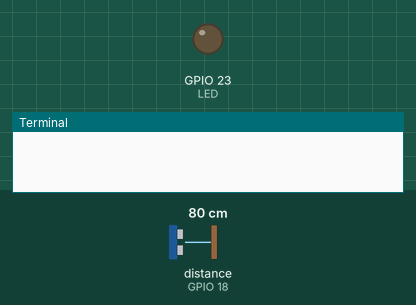
The program below on a simulated Raspberry Pi (BCM pin numbers). Shown: output pins drawn as LEDs (lit = HIGH), the last lines printed to the terminal. The inputs (shaded band) are chosen by the test bench; at power-on: distance to the obstacle (sensor on GPIO 18) 80 cm. The echo pulse lasts 58.3 µs per cm; the clock reads 2024-03-15 10:24:30 at power-on unless the program sets it; pins used as bus, display or sensor lines are not drawn.

Above: at 0.1 s.
At 1.1 s:
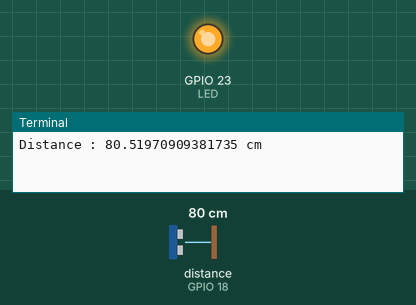
Timing chart, 0 to 2.6 s (numbered marks = the images above):
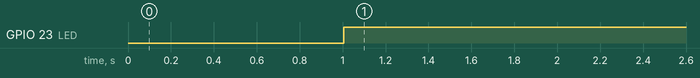

Measured:
- by itself, GPIO 23 (LED): LOW → HIGH at 1.0 s

The program:

LED-Distance.py
```python
import RPi.GPIO as GPIO
import time

GPIO.setmode(GPIO.BCM)

TRIG = 4
ECHO = 18
LED = 23

GPIO.setup(TRIG, GPIO.OUT)
GPIO.setup(ECHO, GPIO.IN)

GPIO.setup(LED, GPIO.OUT)


try:
    while True:
        time.sleep(1)
        GPIO.output(TRIG, True)
        time.sleep(0.00001)
        GPIO.output(TRIG, False)

        while GPIO.input(ECHO) == False:
            start = time.time()

        while GPIO.input(ECHO) == True:
            end = time.time()

        sig_time = end-start

        #cm:
        distance = sig_time / 0.000058

        if distance < 100:
            GPIO.output(LED, True)
        else:
            GPIO.output(LED, False)

        #inches:
        #distance = sig_time / 0.000148

        print ('Distance : {} cm'.format(distance))

finally:
    GPIO.cleanup()
```
